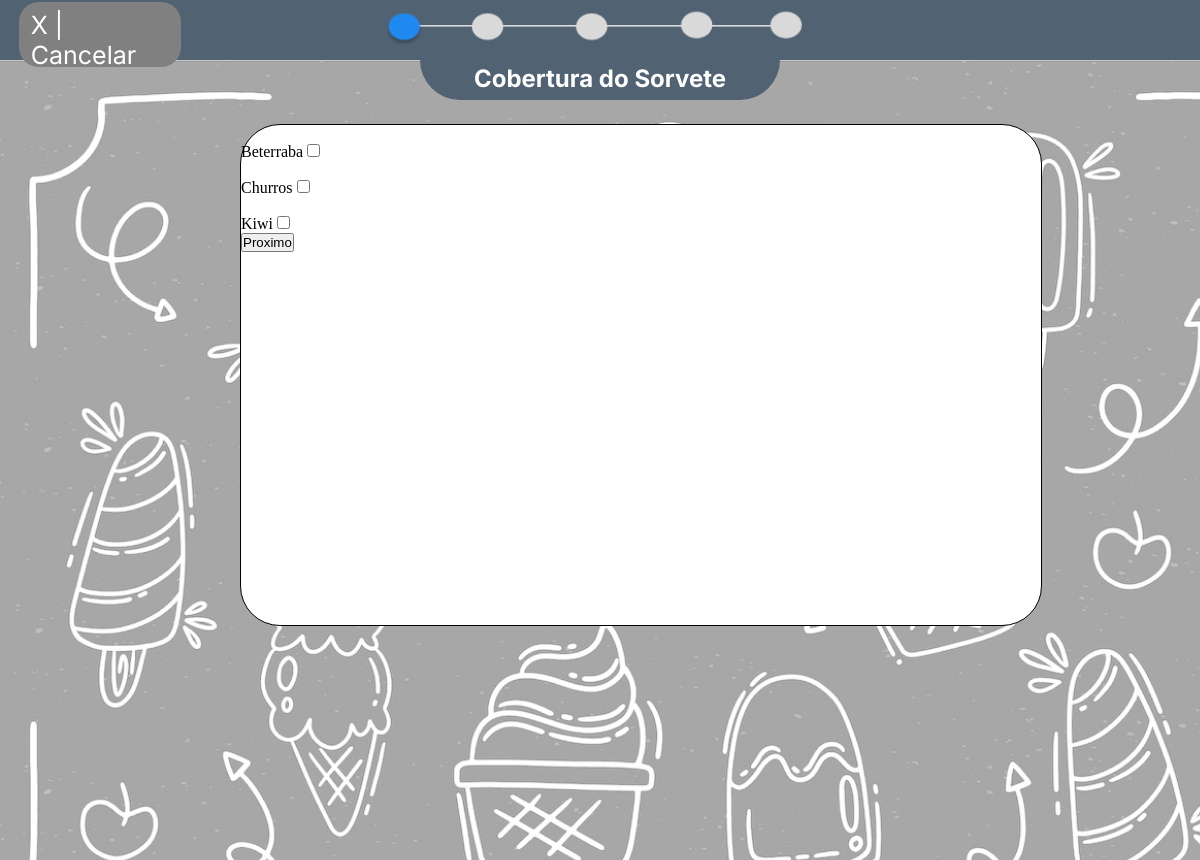
The page /pedir/coberturaSorvete.php (signed in) on the database its author committed.
### tables this page shows
CREATE TABLE `coberturas` (
  `id` int(11) NOT NULL,
  `nome` varchar(666) NOT NULL,
  `preco` decimal(10,2) NOT NULL
);

### classes/isfrio.php (called while the page is built, shortened)
<?php
class isfrio{
    public function procurarCoberturas(){
        global $pdo;
        $sql= $pdo->prepare("SELECT * FROM coberturas");
        $sql-> execute();
        if($sql->rowCount()>0):
            $dados = $sql->fetchAll();
            return $dados;
        else:
            return [];
        endif;
    }
}
?>

### pedir/coberturaSorvete.php (the view, shortened to what this page needs)
<?php
    require_once '../classes/isfrio.php';
    $u = new isfrio();
?>
<!DOCTYPE html>
<html lang="pt-br">
<head>
    <link rel="stylesheet" href="../styles/pedir1.css">
</head>
<body>
    <div id="navegador">
        <a href="../home.php" id="cancelar"><p>X | Cancelar</p></a>
        <img src="../imagens/navegador1.png" id="imgNavegador" alt="" width="450px" height="50px">
    </div>
    <div id="background">
        <div id="etapa">
            <h2>Cobertura do Sorvete</h2>
        </div>
        <div id="campo">
        <form method="post">
            <?php
                $u->conectar("isfrio", "localhost", "root", "");
                $coberturas = $u->procurarCoberturas();
                for($i=0; $i<count($coberturas); $i++){
                    $nome = $coberturas[$i]["nome"];
                    $id = $coberturas[$i]["id"];
                    echo "
                    <br>
                        $nome
                        <input type='checkbox' name='coberturas[]' autocomplete='off' value='$id'>
                    <br>
                    ";
                }
            ?>
                <input type="submit" value="Proximo" autocomplete='off' name="proximo">
            </form>
        </div>
    </div>
</body>
</html>

### styles/pedir1.css (style rules this page uses)
* { padding: 0px; margin: 0px; }
#navegador { display: grid; grid-template-columns: 1fr 1fr 1fr; background-color: rgb(81,99,114); height: 60px; }
#imgNavegador { grid-column-start: 2; grid-column-end: 3; }
#cancelar { grid-column-start: 1; grid-column-end: 1; margin-top: 2px; margin-left: 5%; text-decoration: none; color: white; font-size: 25px; font-family: 'Inter', sans-serif; background-color: gray; height: 63%; width: 38%; padding: 8px; border-radius: 20px; padding-left: 12px; }
#etapa { background-color: rgb(81,99,114); margin-left: 35%; margin-right: 35%; height: 40px; border-top: none; border-bottom-right-radius: 50px; border-bottom-left-radius: 50px; color: white; }
#background { background-image: url('../imagens/backgroundMontar.png'); height: 100vh; background-repeat: no-repeat; }
h2 { padding-top: 1%; text-align: center; font-family: 'Inter', sans-serif; }
#campo { background-color: white; margin-top: 2%; margin-left: 20%; height: 500px; width: 800px; border: 1px solid black; border-radius: 40px; }

### rows shown on the page
coberturas: nome "Beterraba"
coberturas: nome "Churros"
coberturas: nome "Kiwi"
